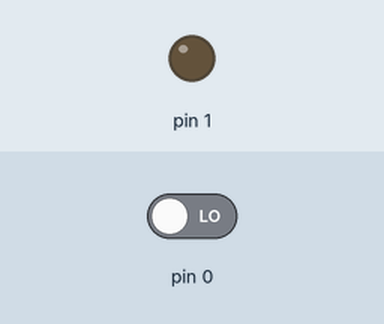
This sketch was run on a simulated Arduino Uno, built with avr-gcc and run on an emulated ATmega328P. Parts: output pins drawn as LEDs (lit = HIGH). Dashed ring = blinking. The test bench sets the inputs (shaded band); at power-on: pin 0 LOW.

Above: at 1.2 s.
1.3 s: pin 0 driven HIGH
At 1.9 s:
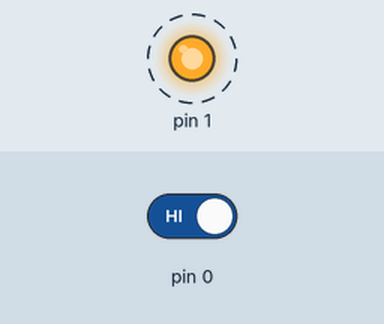
4.3 s: pin 0 driven LOW
At 5.9 s:
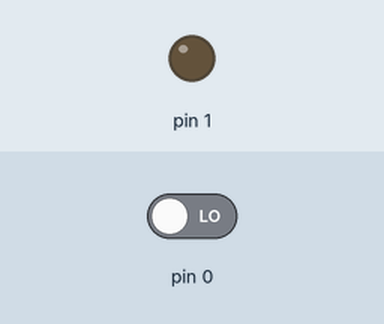
Timing chart, 0 to 7.4 s (numbered marks = the images above; inputs shaded):
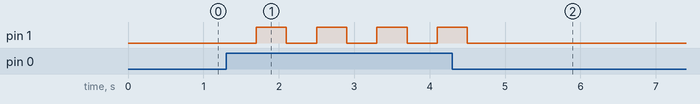

The sketch:

Desarrollo.ino
```cpp
int autox = 0;

void setup() {
  pinMode(0, INPUT);


  pinMode(1, OUTPUT);

}

void loop() {
  if (digitalRead(0) == HIGH) {
    autox += 1;
    delay(400);
  }
  if (autox > 1 || autox < 0) {
    autox = 0;
  }

  if (autox == 1) {
    digitalWrite(1, HIGH);
  }

  if (autox == 0) {
    digitalWrite(1, LOW);
  }


}
```

Measured:
- after the input at 1.3 s, pin 1: alternates HIGH for 0.40 s and LOW for 0.40 s, starting after 0.40 s
- after the input at 4.3 s, pin 1: goes on until 4.5 s, then stays LOW
